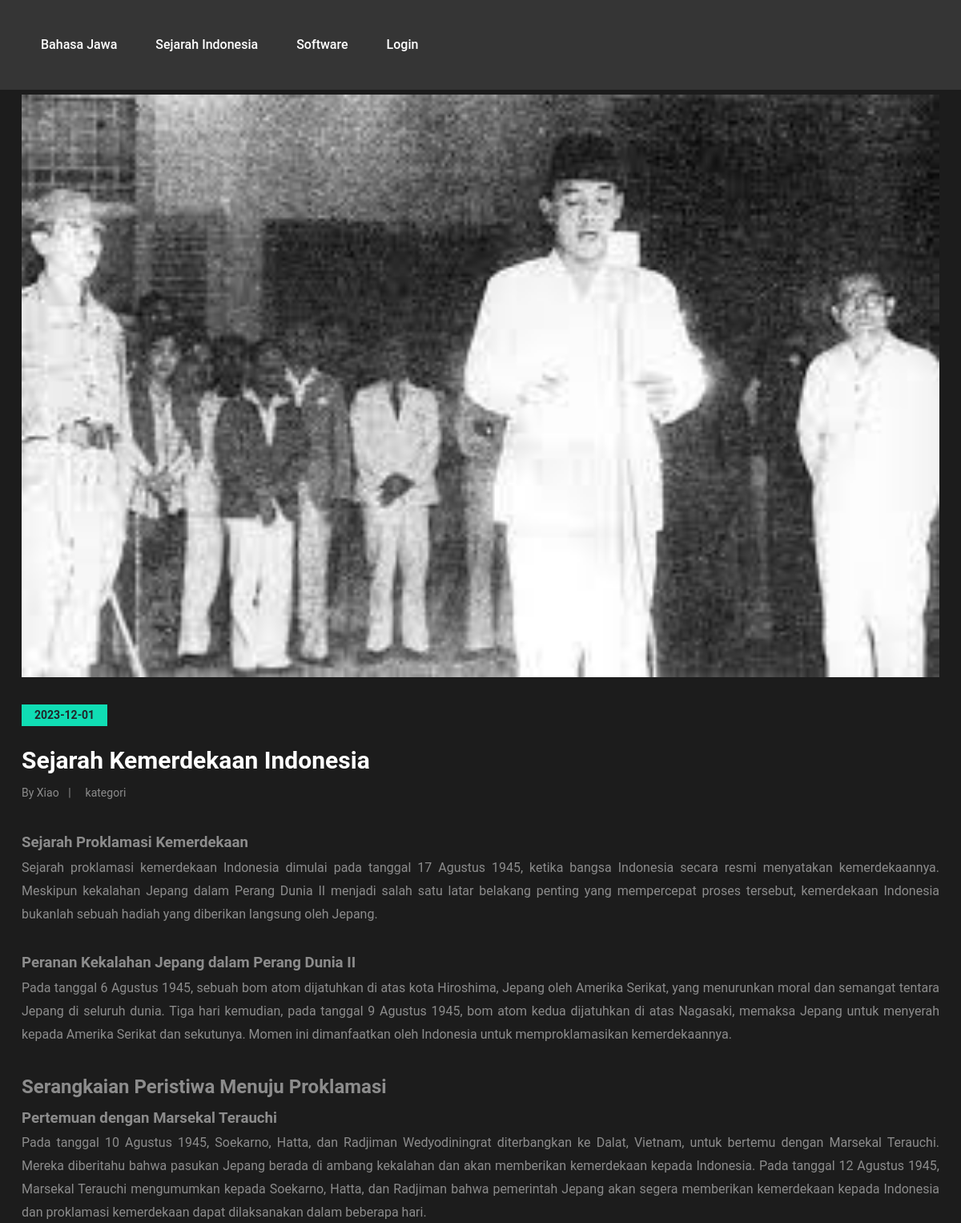
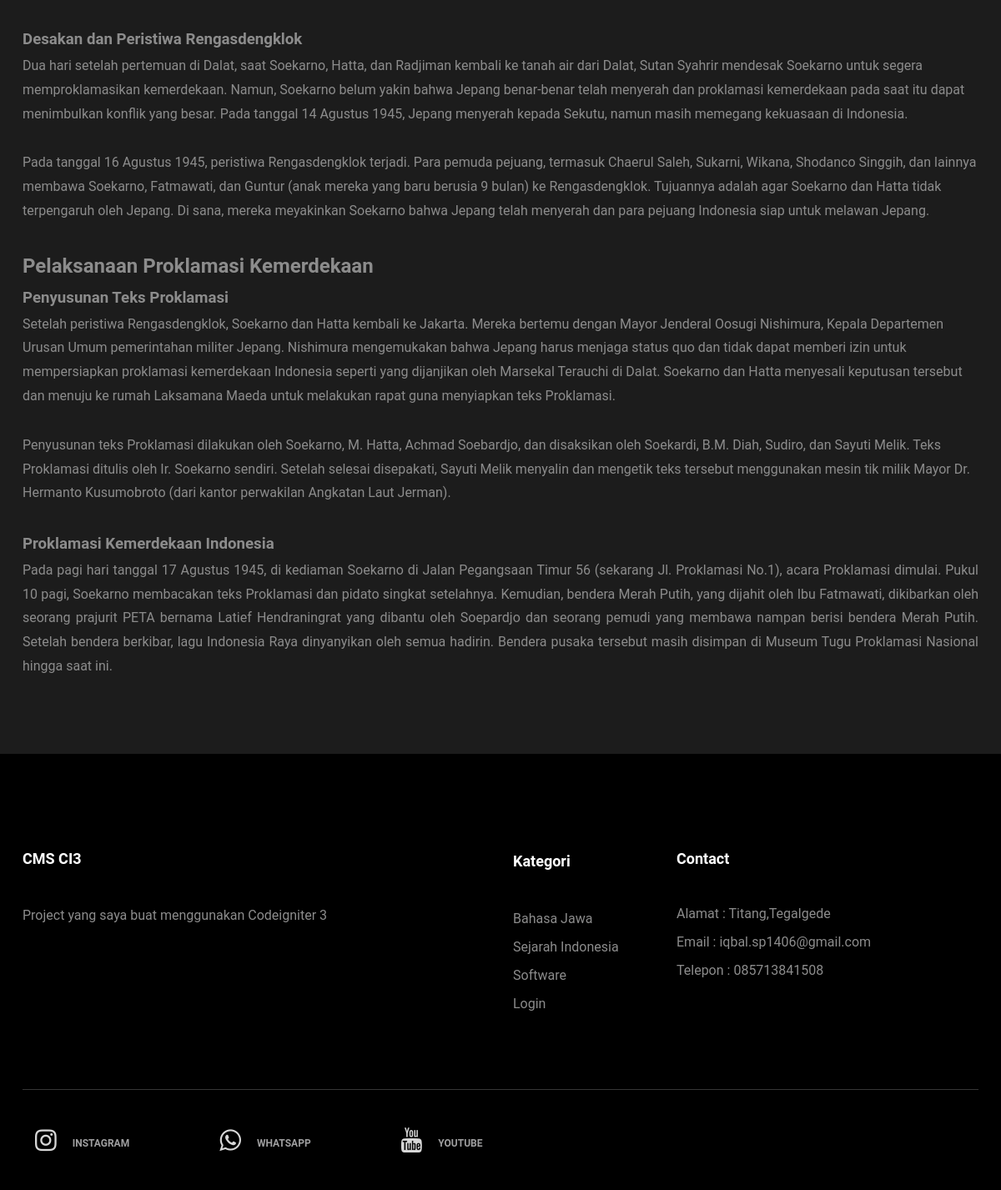
Page /home/artikel/Sejarah-Kemerdekaan-Indonesia on the committed database (2 pictures, top to bottom).
### tables this page shows
CREATE TABLE `kategori` (
  `id_kategori` int(11) NOT NULL,
  `nama_kategori` varchar(100) NOT NULL
);

CREATE TABLE `konten` (
  `id_konten` int(11) NOT NULL,
  `judul` varchar(100) NOT NULL,
  `keterangan` text NOT NULL,
  `foto` varchar(250) NOT NULL,
  `slug` varchar(200) NOT NULL,
  `id_kategori` varchar(20) NOT NULL,
  `tanggal` date NOT NULL,
  `username` varchar(100) NOT NULL
);

CREATE TABLE `user` (
  `id_user` int(11) NOT NULL,
  `username` varchar(100) NOT NULL,
  `nama` varchar(200) NOT NULL,
  `password` varchar(100) NOT NULL,
  `level` varchar(50) NOT NULL
);

CREATE TABLE `konfigurasi` (
  `id_konfigurasi` int(11) NOT NULL,
  `judul_web` varchar(150) NOT NULL,
  `profil_web` text NOT NULL,
  `instagram` varchar(100) NOT NULL,
  `facebook` varchar(100) NOT NULL,
  `email` varchar(100) NOT NULL,
  `alamat` varchar(100) NOT NULL,
  `no_wa` varchar(20) NOT NULL
);

### application/controllers/Home.php (called while the page is built, shortened)
<?php
class Home extends CI_Controller {
	public function __construct(){
		$this->load->library('pagination');
		$this->load->model('M_content');
	}
	public function artikel($id){
		$this->db->from('konfigurasi');
		$konfig = $this->db->get()->row();
		$this->db->from('kategori');
		$kategori = $this->db->get()->result_array();
		$this->db->from('konten');
        $this->db->join('kategori', 'konten.id_kategori=kategori.id_kategori','left');
        $this->db->join('user', 'user.username=konten.username','left');
        $this->db->where('slug',$id);
        $konten = $this->db->get()->result_array();
		$data = array(
			'judul'  	=> '$konten->judul',
			'konfig' 	=> $konfig,
			'kategori' 	=> $kategori,
			'konten'	=> $konten
		);
       $this->load->view('detail',$data);
	}
}

### index.php (called while the page is built, shortened)
<?php
require_once BASEPATH.'core/CodeIgniter.php';

### application/views/detail.php (the view, shortened to what this page needs)
<?php require_once('layout/_header.php') ?>
<body>
<?php require_once('layout/_navbar.php') ?>
	<section class="game-section character-one">
		<div class="container">
			<div class="row">
				<div class="col-lg-12">
                    <?php foreach($konten as $content){ ?>
					<div class="blog-post single-post">
						<img src="<?= base_url('assets/upload/konten/'.$content['foto']) ?>" alt="">
						<div class="post-date"><?= $content['tanggal'] ?></div>
						<h3><?= $content['judul'] ?></h3>
						<div class="post-metas">
							<div class="post-meta">By <?= $content['nama'] ?></div>
							<div class="post-meta">kategori</div>
						</div>
                        <p><?= $content['keterangan'] ?></p>
                        <?php }?>
			</div>
		</div>
	</section>
	<?php require_once('layout/_footer.php') ?>
	</body>
</html>

### application/views/layout/_navbar.php (shortened to what this page needs)
<header class="header-section">
   <ul class="main-menu" >
	<?php foreach($kategori as $categories){ ?>
		<li><a href="<?= base_url('home/kategori/'.$categories['id_kategori']) ?>"><?= $categories['nama_kategori'] ?></a></li>
		<?php }?>
		<li><a href="<?= base_url('auth') ?>">Login</a></li>
   </ul>
</header>

### application/views/layout/_footer.php (shortened to what this page needs)
<div class="footer-section">
	<div class="container">
		<div class="row">
			<div class="col-lg-6">
				<div class="footer-widget">
					<div class="about-widget">
					<h2 class="fw-title"><?= $konfig->judul_web ?></h2>
					<P><?= $konfig->profil_web ?></P>
					</div>
				</div>
			</div>
			<div class="col-lg-2 col-sm-6">
				<div class="footer-widget">
					<ul>
						<li class="fw-title">Kategori</li>
						<?php foreach($kategori as $categories){ ?>
						<li><a href="<?= base_url('home/kategori/'.$categories['id_kategori']) ?>"><?= $categories['nama_kategori'] ?></a></li>
						<?php }?>
						<li><a href="<?= base_url('auth') ?>">Login</a></li>
					</ul>
				</div>
			</div>
			<div class="col-lg-4 col-sm-6">
				<div class="footer-widget">
					<h2 class="fw-title">Contact</h2>
					<ul>
						<li><a href="">Alamat : <?= $konfig->alamat ?></a></li>
						<li><a href="">Email : <?= $konfig->email ?></a></li>
						<li><a href="">Telepon : <?= $konfig->no_wa ?></a></li>
					</ul>
				</div>
			</div>
			<div class="col-lg-2 col-sm-6">
			</div>
		</div>
	<div class="social-links-warp">
		<div class="container">
			<div class="social-links">
				<a href="<?= $konfig->instagram ?>" target="_blank"><i class="fa fa-instagram"></i><span>instagram</span></a>
				<a href="https://wa.me/<?= $konfig->no_wa ?>" target="_blank"><i class="fa fa-whatsapp"></i><span>Whatsapp</span></a>
				<a href="https://www.youtube.com/channel/UCWJPyuGcv6QPExXmZdlwejg" target="_blank"><i class="fa fa-youtube"></i><span>youtube</span></a>
			</div>
		</div>
	</div>
</div>

### assets/front/css/style.css (style rules this page uses)
html, body { height: 100%; font-family: "Roboto", sans-serif; -webkit-font-smoothing: antialiased; font-smoothing: antialiased; }
h1, h2, h3, h4, h5, h6 { margin: 0; color: #111111; font-weight: 700; }
h2 { font-size: 36px; }
h3 { font-size: 30px; }
p { font-size: 16px; color: #8c8c8c; line-height: 1.8; }
img { max-width: 100%; }
ul, ol { padding: 0; margin: 0; }
.header-section { position: absolute; width: 100%; left: 0; top: 0; background: #353535; z-index: 9999; }
.main-menu { display: inline-block; padding-left: 44px; position: relative; z-index: 99; background: #353535; }
.main-menu li { display: inline-block; }
.main-menu li a { position: relative; display: block; padding: 44px 7px; margin-right: 55px; font-size: 16px; font-weight: 500; color: #fff; }
.main-menu li a:after { position: absolute; content: ""; width: 0; height: 3px; left: 0; bottom: 0; background: #10ddb4; -webkit-transition: all 0.3s; transition: all 0.3s; }
.blog-post { margin-bottom: 70px; }
.blog-post img { margin-bottom: 34px; min-width: 100%; }
.blog-post .post-date { display: inline-block; font-size: 14px; font-weight: 700; padding: 3px 16px; margin-bottom: 25px; background: #10ddb4; }
.blog-post h3 { color: #fff; margin-bottom: 10px; }
.blog-post .post-metas { margin-bottom: 30px; }
.blog-post .post-metas .post-meta { position: relative; display: inline-block; color: #8c8c8c; font-size: 14px; padding-right: 15px; margin-right: 14px; margin-bottom: 5px; }
.blog-post .post-metas .post-meta:after { position: absolute; content: "|"; right: 0; top: 0; color: #8c8c8c; font-size: 14px; }
.blog-post .post-metas .post-meta:last-child { margin-right: 0; padding-right: 0; }
.blog-post .post-metas .post-meta:last-child:after { display: none; }
.blog-post.featured-post, .blog-post.review-post, .blog-post.single-post { margin-bottom: 80px; }
.blog-post.featured-post p, .blog-post.review-post p, .blog-post.single-post p { margin-bottom: 40px; }
.footer-section { background: #000000; padding-top: 73px; }
.footer-widget { margin-bottom: 40px; }
.footer-widget .fw-title { font-size: 18px; font-weight: 700; color: #fff; padding-top: 42px; margin-bottom: 44px; }
.footer-widget ul { list-style: none; }
.footer-widget ul li { display: block; }
.footer-widget ul li a { display: inline-block; color: #8c8c8c; font-size: 16px; margin-bottom: 10px; }
.social-links-warp { border-top: 1px solid #363636; padding: 45px 0; }
.social-links a { margin-right: 104px; display: inline-block; }
.social-links a:last-child { margin-right: 0; }
.social-links a i { font-size: 30px; color: #d7d7d7; float: left; margin-right: 19px; overflow: hidden; -webkit-transition: all 0.3s; transition: all 0.3s; }
.social-links a span { display: inline-block; font-size: 12px; font-weight: 600; text-transform: uppercase; color: #9f9fa0; padding-top: 10px; -webkit-transition: all 0.3s; transition: all 0.3s; }
.blog-post.single-post { margin-bottom: 0; }
.blog-post.single-post p { margin-bottom: 30px; }
.character-one { background: #1c1c1c; }
.game-section { background: #1c1c1c; padding: 118px 0 60px; overflow: hidden; }
@media (min-width: 1200px) { .container { max-width: 1176px; } }
@media only screen and (min-width: 1200px) and (max-width: 1360px) { .main-menu li a { margin-right: 30px; } }

### application/views/layout/_navbar.php (style rules this page uses)
.slicknav_menu,.slicknav_menu * { box-sizing:border-box }
.slicknav_nav li,.slicknav_nav ul { display:block }
.slicknav_nav .slicknav_row,.slicknav_nav a { display:block }
.slicknav_nav,.slicknav_nav ul { list-style:none;overflow:hidden;padding:0 }
.slicknav_nav { clear:both;color:#fff;margin:0;font-size:.875em }
.slicknav_nav .slicknav_row,.slicknav_nav a { padding:5px 10px;margin:2px 5px }
.slicknav_nav a { text-decoration:none;color:#fff }

### rows in the picture
kategori: nama_kategori "Bahasa Jawa"
kategori: nama_kategori "Sejarah Indonesia"
kategori: nama_kategori "Software"
konten: foto (picture), tanggal "2023-12-01", judul "Sejarah Kemerdekaan Indonesia", user.nama "Xiao", keterangan "Sejarah Proklamasi Kemerdekaan Sejarah proklamasi kemerdekaan Indonesia dimulai pada tanggal 17 Agustus 1945, ketika bangsa Indonesia secara resmi menyatakan kemerdekaannya. Meskipun kekalahan Jepang dalam Perang Dunia II menjadi salah satu latar belakang penting yang mempercepat proses tersebut, kemerdekaan Indonesia bukanlah sebuah hadiah yang diberikan langsung oleh Jepang. Peranan Kekalahan Jepang dalam Perang Dunia II Pada tanggal 6 Agustus 1945, sebuah bom atom dijatuhkan di atas kota Hiroshima, Jepang oleh Amerika Serikat, yang menurunkan moral dan semangat tentara Jepang di seluruh dunia. Tiga hari kemudian, pada tanggal 9 Agustus 1945, bom atom kedua dijatuhkan di atas Nagasaki,…"
konfigurasi: judul_web "CMS CI3", profil_web "Project yang saya buat menggunakan Codeigniter 3", alamat "Titang,Tegalgede", email "iqbal.sp1406@gmail.com", no_wa "085713841508"
